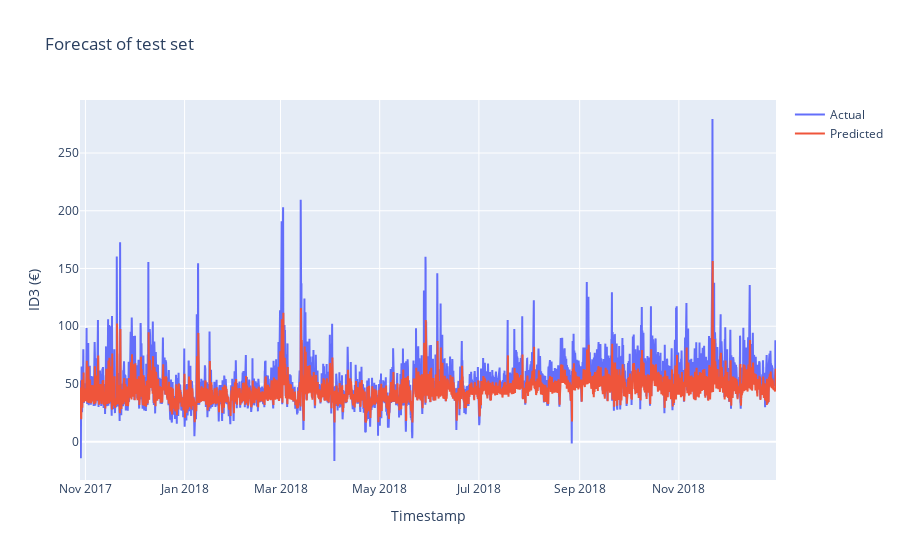

Notebook source saved alongside this figure:
### Markdown cell above
## Plot prediction

### Code cell
import plotly.express as px
import plotly.graph_objects as go

fig1 = go.Scatter(      x = frame_test.index,
                        y = frame_test['y']['ID3'],
                        name = 'Actual'
                        # color = evaluation['Type'],
                        # title = "Log of Appliance Energy Consumption in Wh vs Time"
                    )

fig2 = go.Scatter(      x = frame_test.index,
                        y = frame_test['Prediction'],
                        name = 'Predicted'
                        # color = evaluation['Type'],
                        # title = "Log of Appliance Energy Consumption in Wh vs Time"
                    )

data = [fig1, fig2]

fig = go.Figure(data = data)

fig.update_layout(title = 'Forecast of test set',
                   xaxis_title = 'Timestamp',
                   yaxis_title = 'ID3 (€)')

fig.show()

### Figure 1 — Plotly figure (JSON) as saved in the notebook; plotly's stock layout.template omitted (floating-point values rounded to 4 significant figures; data arrays with more than 128 entries replaced by an {"elided": "..."} marker saying what was removed)
{"data": [{"name": "Actual", "type": "scatter", "x": {"elided": "10154 str values"}, "y": {"elided": "10154 float values"}}, {"name": "Predicted", "type": "scatter", "x": {"elided": "10154 str values"}, "y": {"elided": "10154 float values"}}], "layout": {"title": {"text": "Forecast of test set"}, "xaxis": {"title": {"text": "Timestamp"}}, "yaxis": {"title": {"text": "ID3 (€)"}}}}
